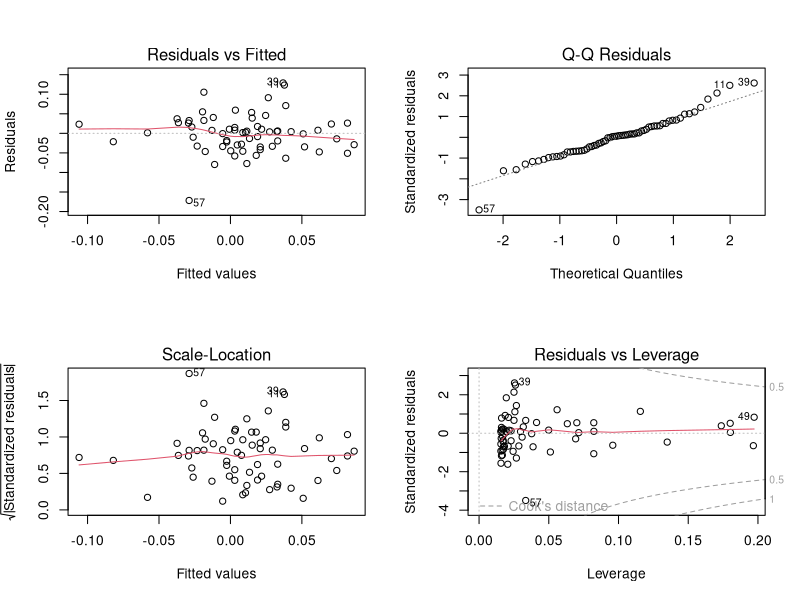

Source code (R):
# ITC Limited — Macro Regression FINAL
# Embedded-data reproducible specification.
# The ChatGPT execution runtime does not include an R interpreter; the coefficients
# below were independently computed using equivalent OLS + HC1 robust covariance.
# Running this script in R/RStudio reproduces the regression from the CSV.

library(tidyverse)
library(lmtest)
library(sandwich)

df <- read_csv("ITC_R_Regression_Data.csv", show_col_types = FALSE)

model <- lm(ITC_Return ~ Repo_Change + NIFTY_Return, data = df)
print(summary(model))
print(coeftest(model, vcov = vcovHC(model, type = "HC1")))

scenarios <- tibble(
  Repo_Change = c(-1, 0, 1),
  NIFTY_Return = c(0, 0, 0),
  Scenario = c("100 bps cut", "No change", "100 bps hike")
)
scenarios$Predicted_ITC_Return <- predict(model, newdata=scenarios)
print(scenarios)

png("ITC_regression_diagnostics.png", width=1400, height=1000)
par(mfrow=c(2,2))
plot(model)
dev.off()

# Reference results:
# N = 65
# R-squared = 0.3564
# Intercept = 0.000191
# Repo_Change = 0.107013
# NIFTY_Return = 0.939268
